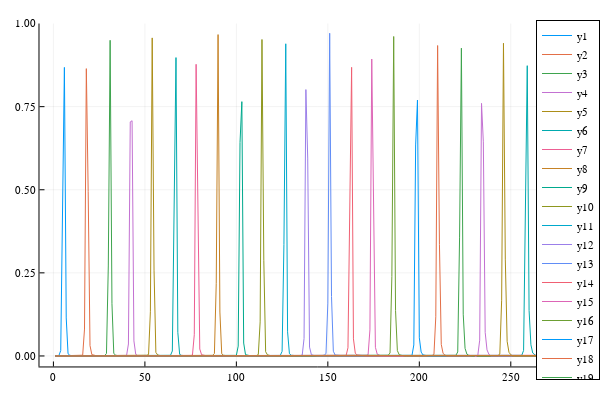

Notebook cell for this chart:
### Code cell
plot(pattern')

### Figure 1 — Plotly figure (JSON) as saved in the notebook; plotly's stock layout.template omitted (floating-point values rounded to 4 significant figures; data arrays with more than 128 entries replaced by an {"elided": "..."} marker saying what was removed)
{"data": [{"colorbar": {"title": ""}, "legendgroup": "y1", "line": {"color": "rgba(0, 154, 250, 1.000)", "dash": "solid", "shape": "linear", "width": 1}, "mode": "lines", "name": "y1", "showlegend": true, "type": "scatter", "x": {"elided": "288 int values"}, "xaxis": "x", "y": {"elided": "288 float values"}, "yaxis": "y", "zmax": null, "zmin": null}, {"colorbar": {"title": ""}, "legendgroup": "y2", "line": {"color": "rgba(227, 111, 71, 1.000)", "dash": "solid", "shape": "linear", "width": 1}, "mode": "lines", "name": "y2", "showlegend": true, "type": "scatter", "x": {"elided": "288 int values"}, "xaxis": "x", "y": {"elided": "288 float values"}, "yaxis": "y", "zmax": null, "zmin": null}, {"colorbar": {"title": ""}, "legendgroup": "y3", "line": {"color": "rgba(62, 164, 78, 1.000)", "dash": "solid", "shape": "linear", "width": 1}, "mode": "lines", "name": "y3", "showlegend": true, "type": "scatter", "x": {"elided": "288 int values"}, "xaxis": "x", "y": {"elided": "288 float values"}, "yaxis": "y", "zmax": null, "zmin": null}, {"colorbar": {"title": ""}, "legendgroup": "y4", "line": {"color": "rgba(195, 113, 210, 1.000)", "dash": "solid", "shape": "linear", "width": 1}, "mode": "lines", "name": "y4", "showlegend": true, "type": "scatter", "x": {"elided": "288 int values"}, "xaxis": "x", "y": {"elided": "288 float values"}, "yaxis": "y", "zmax": null, "zmin": null}, {"colorbar": {"title": ""}, "legendgroup": "y5", "line": {"color": "rgba(172, 142, 24, 1.000)", "dash": "solid", "shape": "linear", "width": 1}, "mode": "lines", "name": "y5", "showlegend": true, "type": "scatter", "x": {"elided": "288 int values"}, "xaxis": "x", "y": {"elided": "288 float values"}, "yaxis": "y", "zmax": null, "zmin": null}, {"colorbar": {"title": ""}, "legendgroup": "y6", "line": {"color": "rgba(0, 170, 174, 1.000)", "dash": "solid", "shape": "linear", "width": 1}, "mode": "lines", "name": "y6", "showlegend": true, "type": "scatter", "x": {"elided": "288 int values"}, "xaxis": "x", "y": {"elided": "288 float values"}, "yaxis": "y", "zmax": null, "zmin": null}, {"colorbar": {"title": ""}, "legendgroup": "y7", "line": {"color": "rgba(237, 94, 147, 1.000)", "dash": "solid", "shape": "linear", "width": 1}, "mode": "lines", "name": "y7", "showlegend": true, "type": "scatter", "x": {"elided": "288 int values"}, "xaxis": "x", "y": {"elided": "288 float values"}, "yaxis": "y", "zmax": null, "zmin": null}, {"colorbar": {"title": ""}, "legendgroup": "y8", "line": {"color": "rgba(198, 130, 37, 1.000)", "dash": "solid", "shape": "linear", "width": 1}, "mode": "lines", "name": "y8", "showlegend": true, "type": "scatter", "x": {"elided": "288 int values"}, "xaxis": "x", "y": {"elided": "288 float values"}, "yaxis": "y", "zmax": null, "zmin": null}, {"colorbar": {"title": ""}, "legendgroup": "y9", "line": {"color": "rgba(0, 169, 141, 1.000)", "dash": "solid", "shape": "linear", "width": 1}, "mode": "lines", "name": "y9", "showlegend": true, "type": "scatter", "x": {"elided": "288 int values"}, "xaxis": "x", "y": {"elided": "288 float values"}, "yaxis": "y", "zmax": null, "zmin": null}, {"colorbar": {"title": ""}, "legendgroup": "y10", "line": {"color": "rgba(142, 151, 30, 1.000)", "dash": "solid", "shape": "linear", "width": 1}, "mode": "lines", "name": "y10", "showlegend": true, "type": "scatter", "x": {"elided": "288 int values"}, "xaxis": "x", "y": {"elided": "288 float values"}, "yaxis": "y", "zmax": null, "zmin": null}, {"colorbar": {"title": ""}, "legendgroup": "y11", "line": {"color": "rgba(0, 169, 204, 1.000)", "dash": "solid", "shape": "linear", "width": 1}, "mode": "lines", "name": "y11", "showlegend": true, "type": "scatter", "x": {"elided": "288 int values"}, "xaxis": "x", "y": {"elided": "288 float values"}, "yaxis": "y", "zmax": null, "zmin": null}, {"colorbar": {"title": ""}, "legendgroup": "y12", "line": {"color": "rgba(155, 127, 233, 1.000)", "dash": "solid", "shape": "linear", "width": 1}, "mode": "lines", "name": "y12", "showlegend": true, "type": "scatter", "x": {"elided": "288 int values"}, "xaxis": "x", "y": {"elided": "288 float values"}, "yaxis": "y", "zmax": null, "zmin": null}, {"colorbar": {"title": ""}, "legendgroup": "y13", "line": {"color": "rgba(97, 141, 246, 1.000)", "dash": "solid", "shape": "linear", "width": 1}, "mode": "lines", "name": "y13", "showlegend": true, "type": "scatter", "x": {"elided": "288 int values"}, "xaxis": "x", "y": {"elided": "288 float values"}, "yaxis": "y", "zmax": null, "zmin": null}, {"colorbar": {"title": ""}, "legendgroup": "y14", "line": {"color": "rgba(240, 96, 115, 1.000)", "dash": "solid", "shape": "linear", "width": 1}, "mode": "lines", "name": "y14", "showlegend": true, "type": "scatter", "x": {"elided": "288 int values"}, "xaxis": "x", "y": {"elided": "288 float values"}, "yaxis": "y", "zmax": null, "zmin": null}, {"colorbar": {"title": ""}, "legendgroup": "y15", "line": {"color": "rgba(221, 101, 182, 1.000)", "dash": "solid", "shape": "linear", "width": 1}, "mode": "lines", "name": "y15", "showlegend": true, "type": "scatter", "x": {"elided": "288 int values"}, "xaxis": "x", "y": {"elided": "288 float values"}, "yaxis": "y", "zmax": null, "zmin": null}, {"colorbar": {"title": ""}, "legendgroup": "y16", "line": {"color": "rgba(108, 159, 51, 1.000)", "dash": "solid", "shape": "linear", "width": 1}, "mode": "lines", "name": "y16", "showlegend": true, "type": "scatter", "x": {"elided": "288 int values"}, "xaxis": "x", "y": {"elided": "288 float values"}, "yaxis": "y", "zmax": null, "zmin": null}, {"colorbar": {"title": ""}, "legendgroup": "y17", "line": {"color": "rgba(0, 154, 250, 1.000)", "dash": "solid", "shape": "linear", "width": 1}, "mode": "lines", "name": "y17", "showlegend": true, "type": "scatter", "x": {"elided": "288 int values"}, "xaxis": "x", "y": {"elided": "288 float values"}, "yaxis": "y", "zmax": null, "zmin": null}, {"colorbar": {"title": ""}, "legendgroup": "y18", "line": {"color": "rgba(227, 111, 71, 1.000)", "dash": "solid", "shape": "linear", "width": 1}, "mode": "lines", "name": "y18", "showlegend": true, "type": "scatter", "x": {"elided": "288 int values"}, "xaxis": "x", "y": {"elided": "288 float values"}, "yaxis": "y", "zmax": null, "zmin": null}, {"colorbar": {"title": ""}, "legendgroup": "y19", "line": {"color": "rgba(62, 164, 78, 1.000)", "dash": "solid", "shape": "linear", "width": 1}, "mode": "lines", "name": "y19", "showlegend": true, "type": "scatter", "x": {"elided": "288 int values"}, "xaxis": "x", "y": {"elided": "288 float values"}, "yaxis": "y", "zmax": null, "zmin": null}, {"colorbar": {"title": ""}, "legendgroup": "y20", "line": {"color": "rgba(195, 113, 210, 1.000)", "dash": "solid", "shape": "linear", "width": 1}, "mode": "lines", "name": "y20", "showlegend": true, "type": "scatter", "x": {"elided": "288 int values"}, "xaxis": "x", "y": {"elided": "288 float values"}, "yaxis": "y", "zmax": null, "zmin": null}, {"colorbar": {"title": ""}, "legendgroup": "y21", "line": {"color": "rgba(172, 142, 24, 1.000)", "dash": "solid", "shape": "linear", "width": 1}, "mode": "lines", "name": "y21", "showlegend": true, "type": "scatter", "x": {"elided": "288 int values"}, "xaxis": "x", "y": {"elided": "288 float values"}, "yaxis": "y", "zmax": null, "zmin": null}, {"colorbar": {"title": ""}, "legendgroup": "y22", "line": {"color": "rgba(0, 170, 174, 1.000)", "dash": "solid", "shape": "linear", "width": 1}, "mode": "lines", "name": "y22", "showlegend": true, "type": "scatter", "x": {"elided": "288 int values"}, "xaxis": "x", "y": {"elided": "288 float values"}, "yaxis": "y", "zmax": null, "zmin": null}, {"colorbar": {"title": ""}, "legendgroup": "y23", "line": {"color": "rgba(237, 94, 147, 1.000)", "dash": "solid", "shape": "linear", "width": 1}, "mode": "lines", "name": "y23", "showlegend": true, "type": "scatter", "x": {"elided": "288 int values"}, "xaxis": "x", "y": {"elided": "288 float values"}, "yaxis": "y", "zmax": null, "zmin": null}, {"colorbar": {"title": ""}, "legendgroup": "y24", "line": {"color": "rgba(198, 130, 37, 1.000)", "dash": "solid", "shape": "linear", "width": 1}, "mode": "lines", "name": "y24", "showlegend": true, "type": "scatter", "x": {"elided": "288 int values"}, "xaxis": "x", "y": {"elided": "288 float values"}, "yaxis": "y", "zmax": null, "zmin": null}], "layout": {"annotations": [], "height": 400, "legend": {"bgcolor": "rgba(255, 255, 255, 1.000)", "bordercolor": "rgba(0, 0, 0, 1.000)", "borderwidth": 1, "font": {"color": "rgba(0, 0, 0, 1.000)", "family": "sans-serif", "size": 11}, "title": {"font": {"color": "rgba(0, 0, 0, 1.000)", "family": "sans-serif", "size": 15}, "text": ""}, "tracegroupgap": 0, "traceorder": "normal", "x": 1, "xanchor": "auto", "y": 1, "yanchor": "auto"}, "margin": {"b": 20, "l": 0, "r": 0, "t": 20}, "paper_bgcolor": "rgba(255, 255, 255, 1.000)", "plot_bgcolor": "rgba(255, 255, 255, 1.000)", "showlegend": true, "width": 600, "xaxis": {"anchor": "y", "domain": [0.06582, 0.9934], "gridcolor": "rgba(0, 0, 0, 0.100)", "gridwidth": 0.5, "linecolor": "rgba(0, 0, 0, 1.000)", "mirror": false, "range": [-7.61, 296.6], "showgrid": true, "showline": true, "showticklabels": true, "tickangle": 0, "tickcolor": "rgb(0, 0, 0)", "tickfont": {"color": "rgba(0, 0, 0, 1.000)", "family": "sans-serif", "size": 11}, "tickmode": "array", "ticks": "inside", "ticktext": ["0", "50", "100", "150", "200", "250"], "tickvals": [0, 50, 100, 150, 200, 250], "title": "", "titlefont": {"color": "rgba(0, 0, 0, 1.000)", "family": "sans-serif", "size": 15}, "type": "-", "visible": true, "zeroline": false, "zerolinecolor": "rgba(0, 0, 0, 1.000)"}, "yaxis": {"anchor": "x", "domain": [0.03762, 0.9902], "gridcolor": "rgba(0, 0, 0, 0.100)", "gridwidth": 0.5, "linecolor": "rgba(0, 0, 0, 1.000)", "mirror": false, "range": [-0.03161, 1.0], "showgrid": true, "showline": true, "showticklabels": true, "tickangle": 0, "tickcolor": "rgb(0, 0, 0)", "tickfont": {"color": "rgba(0, 0, 0, 1.000)", "family": "sans-serif", "size": 11}, "tickmode": "array", "ticks": "inside", "ticktext": ["0.00", "0.25", "0.50", "0.75", "1.00"], "tickvals": [0, 0.25, 0.5, 0.75, 1], "title": "", "titlefont": {"color": "rgba(0, 0, 0, 1.000)", "family": "sans-serif", "size": 15}, "type": "-", "visible": true, "zeroline": false, "zerolinecolor": "rgba(0, 0, 0, 1.000)"}}}
